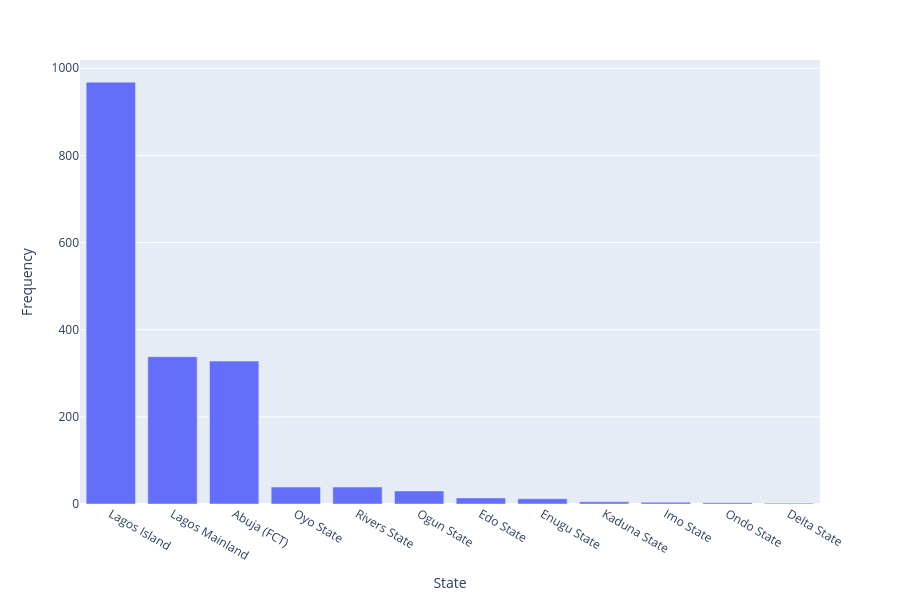

The notebook cell saved with this chart:
### Markdown cell above
**Data Visualization**

### Code cell
#bar chart for region count
region_count = df["region_parent_name"].value_counts()
fig1 = px.bar(
    x=region_count.index,
    y=region_count.values,
)
fig1.update_layout(
    xaxis_title='State',
    yaxis_title='Frequency',
    height=600
)
fig1.show()

### Figure 1 — Plotly figure (JSON) as saved in the notebook; plotly's stock layout.template omitted (floating-point values rounded to 4 significant figures)
{"data": [{"hovertemplate": "x=%{x}<br>y=%{y}<extra></extra>", "legendgroup": "", "marker": {"color": "#636efa", "pattern": {"shape": ""}}, "name": "", "orientation": "v", "showlegend": false, "textposition": "auto", "type": "bar", "x": ["Lagos Island", "Lagos Mainland", "Abuja (FCT)", "Oyo State", "Rivers State", "Ogun State", "Edo State", "Enugu State", "Kaduna State", "Imo State", "Ondo State", "Delta State"], "xaxis": "x", "y": [968, 338, 328, 39, 39, 30, 14, 12, 5, 4, 3, 2], "yaxis": "y"}], "layout": {"barmode": "relative", "height": 600, "legend": {"tracegroupgap": 0}, "margin": {"t": 60}, "xaxis": {"anchor": "y", "domain": [0, 1], "title": {"text": "State"}}, "yaxis": {"anchor": "x", "domain": [0, 1], "title": {"text": "Frequency"}}}}
